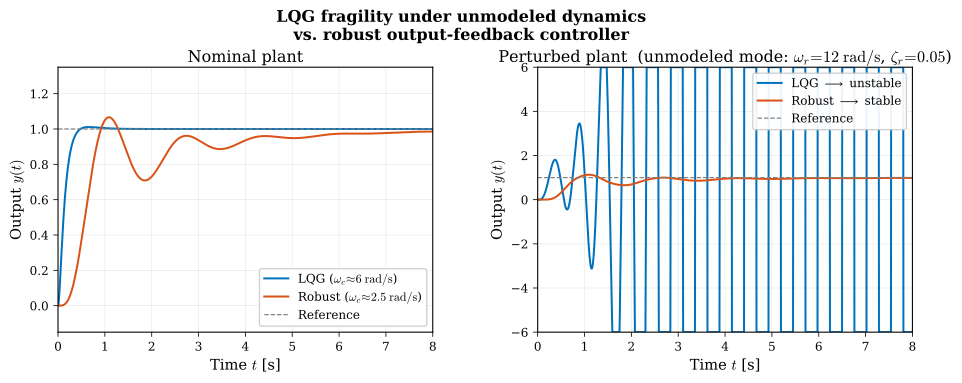

Generate this figure with Python:
#!/usr/bin/env python3
"""
LQG vs Robust Controller: Fragility of LQG under unmodeled dynamics
====================================================================

Demonstrates that an LQG controller, designed for a nominal 2nd-order model,
becomes unstable when the true plant contains an unmodeled lightly-damped
resonance mode.  A robust output-feedback controller (designed with explicit
bandwidth limitations to account for model uncertainty) remains stable in
both cases.

Nominal model (used for LQG design):
    G_m(s) = 10 / [(s+1)(s+3)]

Perturbed plant (true plant with unmodeled flexible mode):
    G_p(s) = G_m(s) * omega_r^2 / (s^2 + 2*zeta_r*omega_r*s + omega_r^2)
    with omega_r = 12 rad/s, zeta_r = 0.05  (lightly-damped resonance)

LQG controller: aggressive observer-based design (crossover ~ 6 rad/s)
Robust controller: PI + lead + 2nd-order low-pass (crossover ~ 2.5 rad/s)
"""

import numpy as np
from scipy.linalg import solve_continuous_are
import control as ct
import matplotlib
import matplotlib.pyplot as plt

# =====================================================================
#  Matplotlib configuration
# =====================================================================
matplotlib.rcParams.update({
    "svg.fonttype":      "path",
    "mathtext.fontset":  "cm",
    "font.family":       "serif",
    "font.size":         10,
    "axes.labelsize":    11,
    "axes.titlesize":    12,
    "legend.fontsize":    9,
    "xtick.labelsize":    9,
    "ytick.labelsize":    9,
    "lines.linewidth":   1.5,
    "axes.linewidth":    0.8,
    "xtick.major.width": 0.6,
    "ytick.major.width": 0.6,
    "axes.grid":         True,
    "grid.alpha":        0.3,
    "grid.linewidth":    0.5,
})

# MATLAB default colors
BLUE   = (0.0000, 0.4470, 0.7410)
ORANGE = (0.8500, 0.3250, 0.0980)
GRAY   = (0.5, 0.5, 0.5)

# =====================================================================
#  Plant definitions
# =====================================================================
s = ct.tf('s')

# Nominal model: G_m(s) = 10 / [(s+1)(s+3)]
Gm = ct.tf([10], [1, 4, 3])

# Unmodeled lightly-damped resonance
omega_r = 12.0        # resonance frequency  [rad/s]
zeta_r  = 0.05        # resonance damping    [-]
resonance = omega_r**2 / (s**2 + 2*zeta_r*omega_r*s + omega_r**2)

# Perturbed plant (nominal model * unmodeled mode)
Gp = Gm * resonance

# =====================================================================
#  LQG controller design  (aggressive, for the 2nd-order nominal model)
# =====================================================================
# State-space of G_m in controllable canonical form:
#   A = [0, 1; -3, -4],  B = [0; 1],  C = [10, 0]
Am = np.array([[0.0, 1.0],
               [-3.0, -4.0]])
Bm = np.array([[0.0], [1.0]])
Cm = np.array([[10.0, 0.0]])

# LQR weights  (aggressive state weighting, cheap control)
Q_lqr = np.diag([500.0, 10.0])
R_lqr = np.array([[0.01]])

P_lqr = solve_continuous_are(Am, Bm, Q_lqr, R_lqr)
K_lqr = (1.0 / R_lqr[0, 0]) * (Bm.T @ P_lqr)

# Kalman filter  (high model confidence, low measurement noise)
Q_kal = np.diag([100.0, 100.0])
R_kal = np.array([[0.01]])

Sigma_kal = solve_continuous_are(Am.T, Cm.T, Q_kal, R_kal)
L_kal = Sigma_kal @ Cm.T * (1.0 / R_kal[0, 0])

# Form LQG controller state-space (maps y -> u, negative gain built in)
#   xhat_dot = (A - B K - L C) xhat + L y
#   u        = -K xhat
A_k = Am - Bm @ K_lqr - L_kal @ Cm
Klqg_y_ss = ct.ss(A_k, L_kal, -K_lqr, np.zeros((1, 1)))
Klqg_y_tf = ct.minreal(ct.tf(Klqg_y_ss), verbose=False)

# Open-loop for standard negative-feedback analysis:
#   L(s) = -K_y(s) * G(s)   (flip sign: K_y has negative DC gain)
L_lqg_nom = ct.minreal(-Klqg_y_tf * Gm, verbose=False)

# Feedforward gain so that nominal closed-loop DC gain = 1
T_lqg_nom_raw = ct.feedback(L_lqg_nom, 1)
N_ff = 1.0 / ct.dcgain(T_lqg_nom_raw)

# Closed-loop transfer functions  (from r to y, with feedforward)
T_lqg_nom  = N_ff * ct.feedback(L_lqg_nom, 1)
L_lqg_pert = ct.minreal(-Klqg_y_tf * Gp, verbose=False)
T_lqg_pert = N_ff * ct.feedback(L_lqg_pert, 1)

# =====================================================================
#  Robust output-feedback controller  (H-infinity / mu-synthesis style)
#
#  Structure:  K_rob(s) = k_p * PI(s) * Lead(s) * LP(s)
#    PI:   (s + z_i) / s              — integral action
#    Lead: (s + z_l) / (s + p_l)      — phase boost at crossover
#    LP:   omega_f^2 / (s^2 + 2*zeta_f*omega_f*s + omega_f^2)
#                                      — high-frequency rolloff
#
#  Design rationale:
#    - Crossover at ~ 2.5 rad/s  (well below the uncertain resonance)
#    - 2nd-order LP ensures gain < 1 at the resonance frequency
#    - Phase margin > 60 degrees
# =====================================================================
kp   = 3.0
z_i  = 0.5     # PI zero
z_l  = 1.5     # lead zero
p_l  = 8.0     # lead pole
wf   = 5.0     # LP natural frequency
zf   = 0.7     # LP damping

K_rob = kp * (s + z_i)/s * (s + z_l)/(s + p_l) * wf**2/(s**2 + 2*zf*wf*s + wf**2)

T_rob_nom  = ct.feedback(ct.minreal(K_rob * Gm, verbose=False), 1)
T_rob_pert = ct.feedback(ct.minreal(K_rob * Gp, verbose=False), 1)

# =====================================================================
#  Diagnostics
# =====================================================================
gm_l, pm_l, _, wc_l = ct.margin(L_lqg_nom)
gm_r, pm_r, _, wc_r = ct.margin(ct.minreal(K_rob * Gm, verbose=False))

print("=" * 60)
print("LQG controller")
print(f"  K_lqr = [{K_lqr[0,0]:.2f}, {K_lqr[0,1]:.2f}]")
print(f"  L_kal = [{L_kal[0,0]:.2f}, {L_kal[1,0]:.2f}]")
print(f"  Crossover = {wc_l:.1f} rad/s,  PM = {pm_l:.1f} deg")
print(f"  Feedforward N = {N_ff:.4f}")
print()
print("Robust controller")
print(f"  Crossover = {wc_r:.1f} rad/s,  PM = {pm_r:.1f} deg")
print()

for label, T in [("LQG nominal",    T_lqg_nom),
                 ("LQG perturbed",   T_lqg_pert),
                 ("Robust nominal",  T_rob_nom),
                 ("Robust perturbed", T_rob_pert)]:
    poles = T.poles()
    maxre = max(poles.real)
    print(f"  {label:20s}: max Re(pole) = {maxre:+.3f}  "
          f"{'STABLE' if maxre < 0 else 'UNSTABLE'}")
print("=" * 60)

# =====================================================================
#  Simulate step responses
# =====================================================================
t = np.linspace(0, 8, 4000)

_, y_lqg_nom  = ct.step_response(T_lqg_nom,  t)
_, y_rob_nom  = ct.step_response(T_rob_nom,  t)
_, y_rob_pert = ct.step_response(T_rob_pert, t)

# Perturbed LQG diverges: simulate on a shorter window to avoid overflow
t_pert = np.linspace(0, 8, 4000)
try:
    _, y_lqg_pert = ct.step_response(T_lqg_pert, t_pert)
except Exception:
    y_lqg_pert = np.full_like(t_pert, np.nan)

# Clip for plotting
y_lqg_pert_clip = np.clip(y_lqg_pert, -6, 6)

# =====================================================================
#  Figure
# =====================================================================
fig, (ax1, ax2) = plt.subplots(1, 2, figsize=(10, 4.0))
fig.subplots_adjust(left=0.08, right=0.97, bottom=0.13, top=0.82,
                    wspace=0.28)

# Global title
fig.suptitle(
    r"LQG fragility under unmodeled dynamics"
    "\n"
    r"vs. robust output-feedback controller",
    fontsize=12, fontweight="bold", y=0.97,
)

# --- Left panel: nominal plant ---
ax1.plot(t, y_lqg_nom, color=BLUE,
         label=r"LQG ($\omega_c \!\approx\! 6\;\mathrm{rad/s}$)")
ax1.plot(t, y_rob_nom, color=ORANGE,
         label=r"Robust ($\omega_c \!\approx\! 2.5\;\mathrm{rad/s}$)")
ax1.axhline(1.0, color=GRAY, ls="--", lw=0.9, label="Reference")
ax1.set_xlabel(r"Time $t$ [s]")
ax1.set_ylabel(r"Output $y(t)$")
ax1.set_title("Nominal plant", pad=4)
ax1.set_xlim(0, 8)
ax1.set_ylim(-0.15, 1.35)
ax1.legend(loc="lower right", framealpha=0.92, edgecolor="0.8")

# --- Right panel: perturbed plant ---
ax2.plot(t_pert, y_lqg_pert_clip, color=BLUE,
         label=r"LQG $\longrightarrow$ unstable")
ax2.plot(t, y_rob_pert, color=ORANGE,
         label=r"Robust $\longrightarrow$ stable")
ax2.axhline(1.0, color=GRAY, ls="--", lw=0.9, label="Reference")

ax2.set_xlabel(r"Time $t$ [s]")
ax2.set_ylabel(r"Output $y(t)$")
ax2.set_title(
    r"Perturbed plant  (unmodeled mode: "
    r"$\omega_r\!=\!12\;\mathrm{rad/s}$, $\zeta_r\!=\!0.05$)",
    pad=4,
)
ax2.set_xlim(0, 8)
ax2.set_ylim(-6, 6)
ax2.legend(loc="upper right", framealpha=0.92, edgecolor="0.8")

# =====================================================================
#  Export
# =====================================================================
fig.savefig("lqg_vs_robust.svg", bbox_inches="tight")
fig.savefig("lqg_vs_robust.png", dpi=200, bbox_inches="tight")
print("\nFigure saved: lqg_vs_robust.svg / .png")
plt.close(fig)
